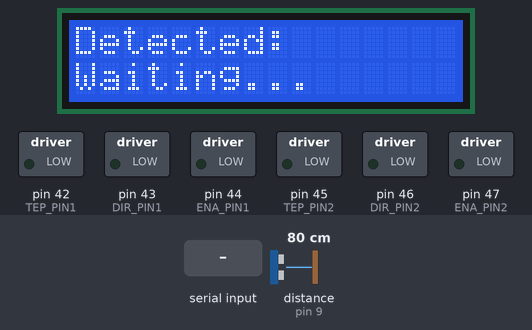
The program below on a simulated Arduino Mega 2560, built with avr-gcc and run on an emulated ATmega2560. Parts: 16×2 character LCD, switched loads named in the program (green lamp = pin HIGH). Dashed ring = blinking. The test bench sets the inputs (shaded band); at power-on: distance to the obstacle (sensor on pin 9) 80 cm. The echo pulse lasts 58.3 µs per cm; pins used as bus, display or sensor lines are not drawn; what the program prints to the serial monitor is not drawn.

Above: at 1.3 s.
1.4 s: "BEGIN\n" received over Serial
At 3.3 s:
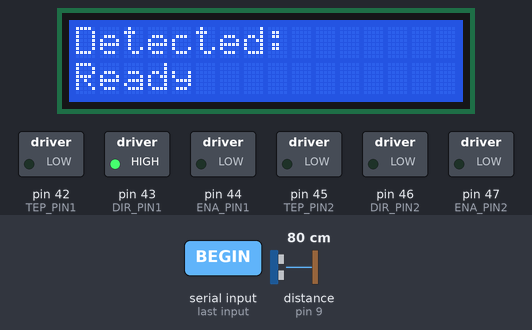
3.8 s: distance to the obstacle (sensor on pin 9) set to 2 cm
5.8 s: "plastic\n" received over Serial
At 8.4 s:
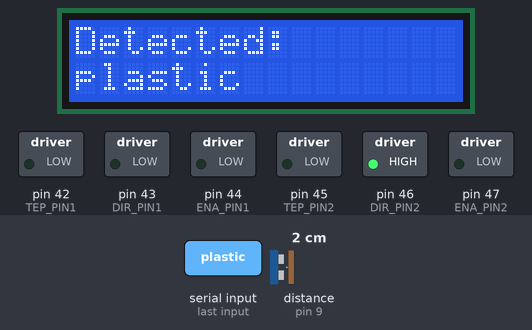
8.8 s: "paper\n" received over Serial
At 14.4 s:
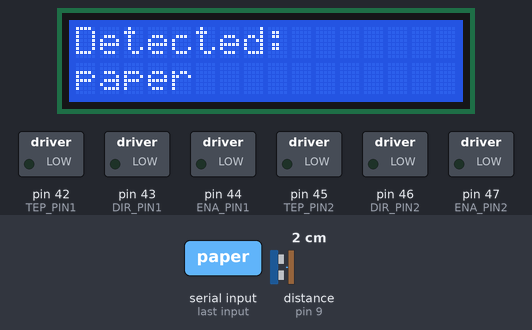
14.7 s: "1\n" received over Serial
At 19.6 s:
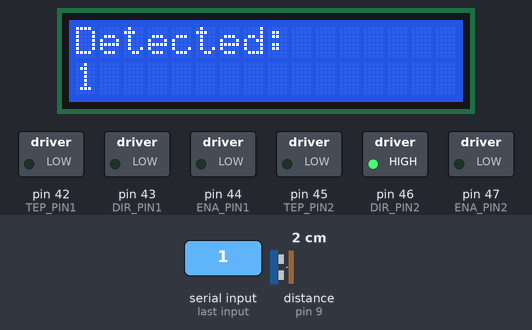
20.7 s: "metal\n" received over Serial
At 21.8 s:
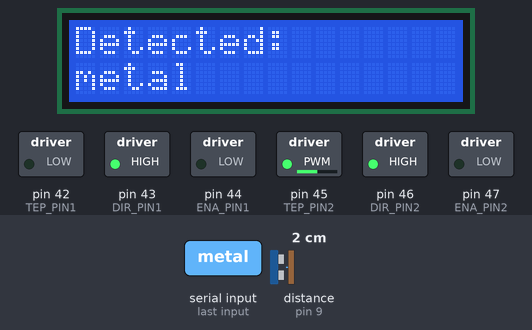
Timing chart, 0 to 24.7 s (numbered marks = the images above; inputs shaded):
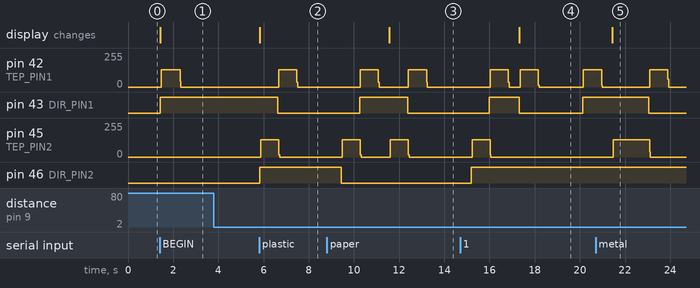

The program:

main.cpp
```cpp
#include <Arduino.h>
#include <distance.h>
#include <dong_co.h>
#include <lcd.h> // thư viện tự viết, chứa SetupLCD() và ShowMessage()

// Cấu hình chân động cơ
const int ENA_PIN1 = 44;
const int DIR_PIN1 = 43;
const int TEP_PIN1 = 42;

const int ENA_PIN2 = 47;
const int DIR_PIN2 = 46;
const int TEP_PIN2 = 45;

// Cảm biến siêu âm
const int TRIG_PIN = 10;
const int ECHO_PIN = 9;

bool beginReceived = false;
int flag_DC1 = 0;
String label = "";

void setup()
{
    Serial.begin(9600);
    SetupMotor(TEP_PIN1, DIR_PIN1, ENA_PIN1);
    SetupMotor(TEP_PIN2, DIR_PIN2, ENA_PIN2);
    SetupSRC(TRIG_PIN, ECHO_PIN);
    SetupLCD(); // Khởi tạo LCD
    ShowMessage("Waiting...");
}

void loop()
{
    if (!beginReceived && Serial.available())
    {
        String msg = Serial.readStringUntil('\n');
        msg.trim();
        if (msg.equalsIgnoreCase("BEGIN"))
        {
            beginReceived = true;
            ShowMessage("Ready");
            if (flag_DC1 != 1)
            {
                LoopMotor(TEP_PIN1, DIR_PIN1, ENA_PIN1, 850, 1, 500);
                flag_DC1 = 1;
            }
        }
        return;
    }

    if (beginReceived)
    {
        long distance = ReadDistanceCM(TRIG_PIN, ECHO_PIN);
        if (distance < 15)
        {
            Serial.println("DETECT");

            while (Serial.available() == 0)
            {
                delay(10);
            }

            label = Serial.readStringUntil('\n');
            label.trim();
            ShowMessage(label); // Cập nhật LCD với loại rác

            if (label.equalsIgnoreCase("plastic"))
            {
                LoopMotor(TEP_PIN2, DIR_PIN2, ENA_PIN2, 800, 1, 500);
                LoopMotor(TEP_PIN1, DIR_PIN1, ENA_PIN1, 800, 0, 500);
                delay(2000);
                LoopMotor(TEP_PIN2, DIR_PIN2, ENA_PIN2, 800, 0, 500);
                LoopMotor(TEP_PIN1, DIR_PIN1, ENA_PIN1, 800, 1, 500);
            }
            else if (label.equalsIgnoreCase("metal"))
            {
                LoopMotor(TEP_PIN2, DIR_PIN2, ENA_PIN2, 1600, 1, 500);
                LoopMotor(TEP_PIN1, DIR_PIN1, ENA_PIN1, 800, 0, 500);
                delay(2000);
                LoopMotor(TEP_PIN2, DIR_PIN2, ENA_PIN2, 1600, 0, 500);
                LoopMotor(TEP_PIN1, DIR_PIN1, ENA_PIN1, 800, 1, 500);
            }
            else if (label.equalsIgnoreCase("paper"))
            {
                LoopMotor(TEP_PIN2, DIR_PIN2, ENA_PIN2, 800, 0, 500);
                LoopMotor(TEP_PIN1, DIR_PIN1, ENA_PIN1, 800, 0, 500);
                delay(2000);
                LoopMotor(TEP_PIN2, DIR_PIN2, ENA_PIN2, 800, 1, 500);
                LoopMotor(TEP_PIN1, DIR_PIN1, ENA_PIN1, 800, 1, 500);
            }
            else
            {
                LoopMotor(TEP_PIN1, DIR_PIN1, ENA_PIN1, 800, 0, 500);
                delay(2000);
                LoopMotor(TEP_PIN1, DIR_PIN1, ENA_PIN1, 800, 1, 500);
            }
        }
        delay(500);
    }
}

// Test code
// #include <Arduino.h>
// #include <distance.h>
// #include <dong_co.h>
// // #include <lcd.h>

// // Cấu hình chân động cơ DC2 (quay khay phân loại)
// const int ENA_PIN2 = 44;
// const int DIR_PIN2 = 43;
// const int TEP_PIN2 = 42;

// void setup()
// {
//     Serial.begin(9600);
//     SetupMotor(TEP_PIN2, DIR_PIN2, ENA_PIN2); // chỉ test DC2

//     Serial.println("====== TEST DC2 + SENSOR ======");
//     Serial.println("[p] Quay sang plastic");
//     Serial.println("[m] Quay sang metal");
//     Serial.println("[a] Quay sang paper");
// }

// void loop()
// {
//     // Nhận lệnh từ Serial
//     if (Serial.available())
//     {
//         char cmd = Serial.read();

//         if (cmd == '')
//         {
//             Serial.println("Plastic => quay 90 do CW");
//             LoopMotor(TEP_PIN2, DIR_PIN2, ENA_PIN2, 800, 1, 500); // quay 90 độ CW
//             // delay(10000);
//             // LoopMotor(TEP_PIN2, DIR_PIN2, ENA_PIN2, 50, 0, 300); // quay lại
//         }
//          if (cmd == 'p')
//         {
//             Serial.println("Plastic => quay 90 do CW");
//             LoopMotor(TEP_PIN2, DIR_PIN2, ENA_PIN2, 800, 1, 500); // quay 90 độ CW
//             // delay(10000);
//             // LoopMotor(TEP_PIN2, DIR_PIN2, ENA_PIN2, 50, 0, 300); // quay lại
//         }
//     }

//     delay(500); // giảm nhiễu từ cảm biến
// }
```

distance.h
```cpp
#ifndef DISTANCE_H
#define DISTANCE_H

void SetupSRC(int trigPin, int echoPin);
long ReadDistanceCM(int trigPin, int echoPin);

#endif
```

dong_co.h
```cpp
#ifndef DONG_CO_H
#define DONG_CO_H

void SetupMotor(int tepPin, int dirPin, int enaPin);
void LoopMotor(int tepPin, int dirPin, int enaPin, int steps, int direction, int speed);

#endif
```

distance.cpp
```cpp
#include <Arduino.h>
#include <distance.h>

void SetupSRC(int trigPin, int echoPin)
{
    pinMode(trigPin, OUTPUT);
    pinMode(echoPin, INPUT);
}

long ReadDistanceCM(int trigPin, int echoPin)
{
    digitalWrite(trigPin, LOW);
    delayMicroseconds(2);
    digitalWrite(trigPin, HIGH);
    delayMicroseconds(10);
    digitalWrite(trigPin, LOW);

    long duration = pulseIn(echoPin, HIGH);
    float distance = duration * 0.034 / 2;

    return distance;
}
```

dong_co.cpp
```cpp
#include <Arduino.h>
#include <dong_co.h>

void SetupMotor(int tepPin, int dirPin, int enaPin)
{

    pinMode(tepPin, OUTPUT);
    pinMode(dirPin, OUTPUT);
    pinMode(enaPin, OUTPUT);

    digitalWrite(enaPin, LOW); // Set Enable LOW - khởi động motor
}

void LoopMotor(int tepPin, int dirPin, int enaPin, int steps, int direction, int speed)
{

    digitalWrite(dirPin, direction ? HIGH : LOW); // Set chiều quay của motor

    for (int i = 0; i < steps; i++)
    {
        digitalWrite(tepPin, HIGH);
        delayMicroseconds(speed);
        digitalWrite(tepPin, LOW);
        delayMicroseconds(speed);
    }
}
```

lcd.h
```cpp
#ifndef LCD_DISPLAY_H
#define LCD_DISPLAY_H

#include <Wire.h>
#include <LiquidCrystal_I2C.h>

void SetupLCD();
void ShowMessage(String msg);

#endif
```

lcd.cpp
```cpp
#include "lcd.h"

LiquidCrystal_I2C lcd(0x27, 16, 2); // Địa chỉ LCD phổ biến là 0x27

void SetupLCD()
{
    lcd.init();      // Khởi tạo LCD
    lcd.backlight(); // Bật đèn nền
    lcd.clear();
    lcd.setCursor(0, 0);
    lcd.print("Waiting BEGIN...");
}

void ShowMessage(String msg)
{
    lcd.clear();
    lcd.setCursor(0, 0);
    lcd.print("Detected:");
    lcd.setCursor(0, 1);
    lcd.print(msg);
}
```

Measured:
- after the input at 1.4 s, pin 42 (TEP_PIN1): 0/255 → 128/255 after 0.07 s, → 0/255 0.84 s later; pin 43 (DIR_PIN1): LOW → HIGH at once; the display: changes at once (image 1)
- after the input at 3.8 s, every drawn part: stays the same
- after the input at 5.8 s, pin 42 (TEP_PIN1): 0/255 → 129/255 after 0.87 s, → 0/255 0.80 s later; pin 43 (DIR_PIN1): HIGH → LOW after 0.84 s; pin 45 (TEP_PIN2): 0/255 → 129/255 after 0.07 s, → 0/255 0.80 s later; pin 46 (DIR_PIN2): LOW → HIGH at once; the display: changes at once (image 2)
- after the input at 8.8 s, the display: changes after 2.8 s (image 3)
- after the input at 14.7 s, the display: changes after 2.6 s (image 4)
- after the input at 20.7 s, pin 43 (DIR_PIN1): HIGH → LOW after 2.4 s; pin 45 (TEP_PIN2): 0/255 → 129/255 after 0.79 s, → 0/255 1.6 s later; the display: changes after 0.75 s (image 5)
